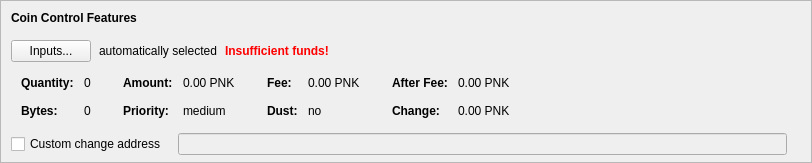
    <widget class="QFrame" name="frameCoinControl">
     <property name="sizePolicy">
      <sizepolicy hsizetype="Expanding" vsizetype="Expanding">
       <horstretch>0</horstretch>
       <verstretch>0</verstretch>
      </sizepolicy>
     </property>
     <property name="maximumSize">
      <size>
       <width>16777215</width>
       <height>16777215</height>
      </size>
     </property>
     <property name="frameShape">
      <enum>QFrame::StyledPanel</enum>
     </property>
     <property name="frameShadow">
      <enum>QFrame::Sunken</enum>
     </property>
     <layout class="QVBoxLayout" name="verticalLayoutCoinControl2">
      <property name="spacing">
       <number>0</number>
      </property>
      <property name="leftMargin">
       <number>0</number>
      </property>
      <property name="topMargin">
       <number>0</number>
      </property>
      <property name="rightMargin">
       <number>0</number>
      </property>
      <property name="bottomMargin">
       <number>6</number>
      </property>
      <item>
       <layout class="QVBoxLayout" name="verticalLayoutCoinControl" stretch="0,0,0,0,1">
        <property name="spacing">
         <number>0</number>
        </property>
        <property name="leftMargin">
         <number>10</number>
        </property>
        <property name="topMargin">
         <number>10</number>
        </property>
        <item>
         <layout class="QHBoxLayout" name="horizontalLayoutCoinControl1">
          <property name="bottomMargin">
           <number>15</number>
          </property>
          <item>
           <widget class="QLabel" name="labelCoinControlFeatures">
            <property name="sizePolicy">
             <sizepolicy hsizetype="Preferred" vsizetype="Maximum">
              <horstretch>0</horstretch>
              <verstretch>0</verstretch>
             </sizepolicy>
            </property>
            <property name="font">
             <font>
              <weight>75</weight>
              <bold>true</bold>
             </font>
            </property>
            <property name="styleSheet">
             <string notr="true">font-weight:bold;</string>
            </property>
            <property name="text">
             <string>Coin Control Features</string>
            </property>
           </widget>
          </item>
         </layout>
        </item>
        <item>
         <layout class="QHBoxLayout" name="horizontalLayoutCoinControl2" stretch="0,0,0,0">
          <property name="spacing">
           <number>8</number>
          </property>
          <property name="bottomMargin">
           <number>10</number>
          </property>
          <item>
           <widget class="QPushButton" name="pushButtonCoinControl">
            <property name="styleSheet">
             <string notr="true"/>
            </property>
            <property name="text">
             <string>Inputs...</string>
            </property>
            <property name="autoDefault">
             <bool>false</bool>
            </property>
           </widget>
          </item>
          <item>
           <widget class="QLabel" name="labelCoinControlAutomaticallySelected">
            <property name="text">
             <string>automatically selected</string>
            </property>
            <property name="margin">
             <number>5</number>
            </property>
           </widget>
          </item>
          <item>
           <widget class="QLabel" name="labelCoinControlInsuffFunds">
            <property name="font">
             <font>
              <weight>75</weight>
              <bold>true</bold>
             </font>
            </property>
            <property name="styleSheet">
             <string notr="true">color:red;font-weight:bold;</string>
            </property>
            <property name="text">
             <string>Insufficient funds!</string>
            </property>
            <property name="margin">
             <number>5</number>
            </property>
           </widget>
          </item>
          <item>
           <spacer name="horizontalSpacerCoinControl">
            <property name="orientation">
             <enum>Qt::Horizontal</enum>
            </property>
            <property name="sizeHint" stdset="0">
             <size>
              <width>40</width>
              <height>1</height>
             </size>
            </property>
           </spacer>
          </item>
         </layout>
        </item>
        <item>
         <widget class="QWidget" name="widgetCoinControl" native="true">
          <property name="sizePolicy">
           <sizepolicy hsizetype="Preferred" vsizetype="Preferred">
            <horstretch>0</horstretch>
            <verstretch>0</verstretch>
           </sizepolicy>
          </property>
          <property name="minimumSize">
           <size>
            <width>0</width>
            <height>0</height>
           </size>
          </property>
          <property name="styleSheet">
           <string notr="true"/>
          </property>
          <layout class="QHBoxLayout" name="horizontalLayoutCoinControl5">
           <property name="leftMargin">
            <number>0</number>
           </property>
           <property name="topMargin">
            <number>0</number>
           </property>
           <property name="rightMargin">
            <number>0</number>
           </property>
           <property name="bottomMargin">
            <number>0</number>
           </property>
           <item>
            <layout class="QHBoxLayout" name="horizontalLayoutCoinControl3" stretch="0,0,0,1">
             <property name="spacing">
              <number>20</number>
             </property>
             <property name="topMargin">
              <number>0</number>
             </property>
             <property name="bottomMargin">
              <number>10</number>
             </property>
             <item>
              <layout class="QFormLayout" name="formLayoutCoinControl1">
               <property name="horizontalSpacing">
                <number>10</number>
               </property>
               <property name="verticalSpacing">
                <number>14</number>
               </property>
               <property name="leftMargin">
                <number>10</number>
               </property>
               <property name="topMargin">
                <number>4</number>
               </property>
               <property name="rightMargin">
                <number>6</number>
               </property>
               <item row="0" column="0">
                <widget class="QLabel" name="labelCoinControlQuantityText">
                 <property name="font">
                  <font>
                   <weight>75</weight>
                   <bold>true</bold>
                  </font>
                 </property>
                 <property name="text">
                  <string>Quantity:</string>
                 </property>
                 <property name="margin">
                  <number>0</number>
                 </property>
                </widget>
               </item>
               <item row="0" column="1">
                <widget class="QLabel" name="labelCoinControlQuantity">
                 <property name="cursor">
                  <cursorShape>IBeamCursor</cursorShape>
                 </property>
                 <property name="contextMenuPolicy">
                  <enum>Qt::ActionsContextMenu</enum>
                 </property>
                 <property name="text">
                  <string notr="true">0</string>
                 </property>
                 <property name="margin">
                  <number>0</number>
                 </property>
                 <property name="textInteractionFlags">
                  <set>Qt::LinksAccessibleByMouse|Qt::TextSelectableByKeyboard|Qt::TextSelectableByMouse</set>
                 </property>
                </widget>
               </item>
               <item row="1" column="0">
                <widget class="QLabel" name="labelCoinControlBytesText">
                 <property name="font">
                  <font>
                   <weight>75</weight>
                   <bold>true</bold>
                  </font>
                 </property>
                 <property name="text">
                  <string>Bytes:</string>
                 </property>
                </widget>
               </item>
               <item row="1" column="1">
                <widget class="QLabel" name="labelCoinControlBytes">
                 <property name="cursor">
                  <cursorShape>IBeamCursor</cursorShape>
                 </property>
                 <property name="contextMenuPolicy">
                  <enum>Qt::ActionsContextMenu</enum>
                 </property>
                 <property name="text">
                  <string notr="true">0</string>
                 </property>
                 <property name="textInteractionFlags">
                  <set>Qt::LinksAccessibleByMouse|Qt::TextSelectableByKeyboard|Qt::TextSelectableByMouse</set>
                 </property>
                </widget>
               </item>
              </layout>
             </item>
             <item>
              <layout class="QFormLayout" name="formLayoutCoinControl2">
               <property name="horizontalSpacing">
                <number>10</number>
               </property>
               <property name="verticalSpacing">
                <number>14</number>
               </property>
               <property name="leftMargin">
                <number>6</number>
               </property>
               <property name="topMargin">
                <number>4</number>
               </property>
               <property name="rightMargin">
                <number>6</number>
               </property>
               <item row="0" column="0">
                <widget class="QLabel" name="labelCoinControlAmountText">
                 <property name="font">
                  <font>
                   <weight>75</weight>
                   <bold>true</bold>
                  </font>
                 </property>
                 <property name="text">
                  <string>Amount:</string>
                 </property>
                 <property name="margin">
                  <number>0</number>
                 </property>
                </widget>
               </item>
               <item row="0" column="1">
                <widget class="QLabel" name="labelCoinControlAmount">
                 <property name="cursor">
                  <cursorShape>IBeamCursor</cursorShape>
                 </property>
                 <property name="contextMenuPolicy">
                  <enum>Qt::ActionsContextMenu</enum>
                 </property>
                 <property name="text">
                  <string notr="true">0.00 PNK</string>
                 </property>
                 <property name="textInteractionFlags">
                  <set>Qt::LinksAccessibleByMouse|Qt::TextSelectableByKeyboard|Qt::TextSelectableByMouse</set>
                 </property>
                </widget>
               </item>
               <item row="1" column="0">
                <widget class="QLabel" name="labelCoinControlPriorityText">
                 <property name="font">
                  <font>
                   <weight>75</weight>
                   <bold>true</bold>
                  </font>
                 </property>
                 <property name="text">
                  <string>Priority:</string>
                 </property>
                </widget>
               </item>
               <item row="1" column="1">
                <widget class="QLabel" name="labelCoinControlPriority">
                 <property name="cursor">
                  <cursorShape>IBeamCursor</cursorShape>
                 </property>
                 <property name="contextMenuPolicy">
                  <enum>Qt::ActionsContextMenu</enum>
                 </property>
                 <property name="text">
                  <string notr="true">medium</string>
                 </property>
                 <property name="textInteractionFlags">
                  <set>Qt::LinksAccessibleByMouse|Qt::TextSelectableByKeyboard|Qt::TextSelectableByMouse</set>
                 </property>
                </widget>
               </item>
              </layout>
             </item>
             <item>
              <layout class="QFormLayout" name="formLayoutCoinControl3">
               <property name="horizontalSpacing">
                <number>10</number>
               </property>
               <property name="verticalSpacing">
                <number>14</number>
               </property>
               <property name="leftMargin">
                <number>6</number>
               </property>
               <property name="topMargin">
                <number>4</number>
               </property>
               <property name="rightMargin">
                <number>6</number>
               </property>
               <item row="0" column="0">
                <widget class="QLabel" name="labelCoinControlFeeText">
                 <property name="font">
                  <font>
                   <weight>75</weight>
                   <bold>true</bold>
                  </font>
                 </property>
                 <property name="text">
                  <string>Fee:</string>
                 </property>
                 <property name="margin">
                  <number>0</number>
                 </property>
                </widget>
               </item>
               <item row="0" column="1">
                <widget class="QLabel" name="labelCoinControlFee">
                 <property name="cursor">
                  <cursorShape>IBeamCursor</cursorShape>
                 </property>
                 <property name="contextMenuPolicy">
                  <enum>Qt::ActionsContextMenu</enum>
                 </property>
                 <property name="text">
                  <string notr="true">0.00 PNK</string>
                 </property>
                 <property name="textInteractionFlags">
                  <set>Qt::LinksAccessibleByMouse|Qt::TextSelectableByKeyboard|Qt::TextSelectableByMouse</set>
                 </property>
                </widget>
               </item>
               <item row="1" column="0">
                <widget class="QLabel" name="labelCoinControlLowOutputText">
                 <property name="font">
                  <font>
                   <weight>75</weight>
                   <bold>true</bold>
                  </font>
                 </property>
                 <property name="text">
                  <string>Dust:</string>
                 </property>
                </widget>
               </item>
               <item row="1" column="1">
                <widget class="QLabel" name="labelCoinControlLowOutput">
                 <property name="cursor">
                  <cursorShape>IBeamCursor</cursorShape>
                 </property>
                 <property name="contextMenuPolicy">
                  <enum>Qt::ActionsContextMenu</enum>
                 </property>
                 <property name="text">
                  <string notr="true">no</string>
                 </property>
                 <property name="textInteractionFlags">
                  <set>Qt::LinksAccessibleByMouse|Qt::TextSelectableByKeyboard|Qt::TextSelectableByMouse</set>
                 </property>
                </widget>
               </item>
              </layout>
             </item>
             <item>
              <layout class="QFormLayout" name="formLayoutCoinControl4">
               <property name="horizontalSpacing">
                <number>10</number>
               </property>
               <property name="verticalSpacing">
                <number>14</number>
               </property>
               <property name="leftMargin">
                <number>6</number>
               </property>
               <property name="topMargin">
                <number>4</number>
               </property>
               <property name="rightMargin">
                <number>6</number>
               </property>
               <item row="0" column="0">
                <widget class="QLabel" name="labelCoinControlAfterFeeText">
                 <property name="font">
                  <font>
                   <weight>75</weight>
                   <bold>true</bold>
                  </font>
                 </property>
                 <property name="text">
                  <string>After Fee:</string>
                 </property>
                 <property name="margin">
                  <number>0</number>
                 </property>
                </widget>
               </item>
               <item row="0" column="1">
                <widget class="QLabel" name="labelCoinControlAfterFee">
                 <property name="cursor">
                  <cursorShape>IBeamCursor</cursorShape>
                 </property>
                 <property name="contextMenuPolicy">
                  <enum>Qt::ActionsContextMenu</enum>
                 </property>
                 <property name="text">
                  <string notr="true">0.00 PNK</string>
                 </property>
                 <property name="textInteractionFlags">
                  <set>Qt::LinksAccessibleByMouse|Qt::TextSelectableByKeyboard|Qt::TextSelectableByMouse</set>
                 </property>
                </widget>
               </item>
               <item row="1" column="0">
                <widget class="QLabel" name="labelCoinControlChangeText">
                 <property name="font">
                  <font>
                   <weight>75</weight>
                   <bold>true</bold>
                  </font>
                 </property>
                 <property name="text">
                  <string>Change:</string>
                 </property>
                </widget>
               </item>
               <item row="1" column="1">
                <widget class="QLabel" name="labelCoinControlChange">
                 <property name="cursor">
                  <cursorShape>IBeamCursor</cursorShape>
                 </property>
                 <property name="contextMenuPolicy">
                  <enum>Qt::ActionsContextMenu</enum>
                 </property>
                 <property name="text">
                  <string notr="true">0.00 PNK</string>
                 </property>
                 <property name="textInteractionFlags">
                  <set>Qt::LinksAccessibleByMouse|Qt::TextSelectableByKeyboard|Qt::TextSelectableByMouse</set>
                 </property>
                </widget>
               </item>
              </layout>
             </item>
            </layout>
           </item>
          </layout>
         </widget>
        </item>
        <item>
         <layout class="QHBoxLayout" name="horizontalLayoutCoinControl4" stretch="0,0,0">
          <property name="spacing">
           <number>12</number>
          </property>
          <property name="sizeConstraint">
           <enum>QLayout::SetDefaultConstraint</enum>
          </property>
          <property name="topMargin">
           <number>5</number>
          </property>
          <property name="rightMargin">
           <number>5</number>
          </property>
          <item>
           <widget class="QCheckBox" name="checkBoxCoinControlChange">
            <property name="toolTip">
             <string>If this is activated, but the change address is empty or invalid, change will be sent to a newly generated address.</string>
            </property>
            <property name="text">
             <string>Custom change address</string>
            </property>
           </widget>
          </item>
          <item>
           <widget class="QValidatedLineEdit" name="lineEditCoinControlChange">
            <property name="enabled">
             <bool>false</bool>
            </property>
            <property name="sizePolicy">
             <sizepolicy hsizetype="Expanding" vsizetype="Fixed">
              <horstretch>0</horstretch>
              <verstretch>0</verstretch>
             </sizepolicy>
            </property>
           </widget>
          </item>
          <item>
           <widget class="QLabel" name="labelCoinControlChangeLabel">
            <property name="sizePolicy">
             <sizepolicy hsizetype="Preferred" vsizetype="Expanding">
              <horstretch>0</horstretch>
              <verstretch>0</verstretch>
             </sizepolicy>
            </property>
            <property name="minimumSize">
             <size>
              <width>0</width>
              <height>0</height>
             </size>
            </property>
            <property name="text">
             <string/>
            </property>
            <property name="margin">
             <number>3</number>
            </property>
           </widget>
          </item>
         </layout>
        </item>
        <item>
         <spacer name="verticalSpacerCoinControl">
          <property name="orientation">
           <enum>Qt::Vertical</enum>
          </property>
          <property name="sizeHint" stdset="0">
           <size>
            <width>800</width>
            <height>1</height>
           </size>
          </property>
         </spacer>
        </item>
       </layout>
      </item>
     </layout>
    </widget>
